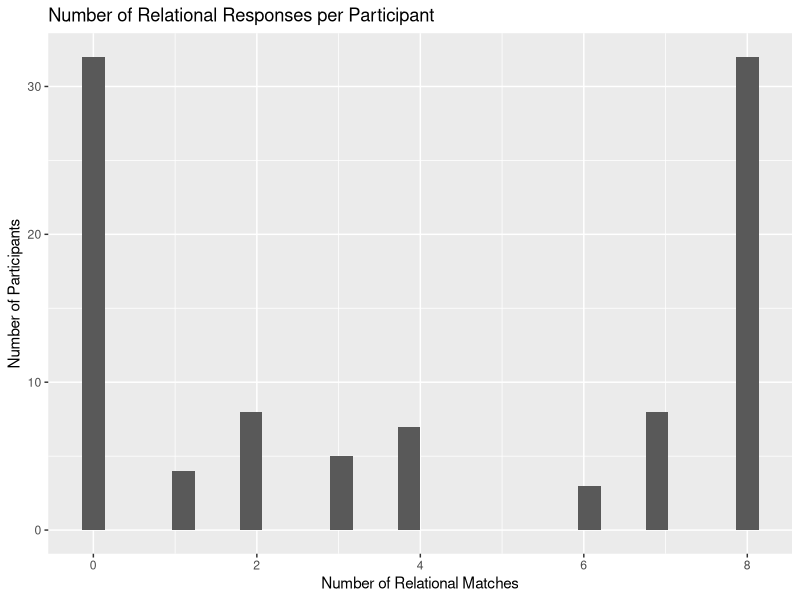

R code for this plot:
## ---- chunk 1
library(tidyverse)
## ---- chunk 2
? tidyverse
## ---- chunk 3
relational_task<-read_csv("tidy_data/MFIndD_analogy.csv")
print(relational_task)
## ---- chunk 4
glimpse(relational_task)
## ---- chunk 5
relational_task%>%
  distinct(qualtrics_id)%>%
  count()
## ---- chunk 6
relational_task%>%
  group_by(qualtrics_id)%>%
  summarize(num_trials = n())%>%
  distinct(num_trials)
## ---- chunk 7
library(ggplot2)
## ---- chunk 8
relational_response_type<-
relational_task%>%
  group_by(qualtrics_id)%>%
  summarize(num_relational_matches = sum(response_type=="Rel"))%>%
  ungroup()
  
## ---- chunk 9
relational_response_type %>%
  ggplot(aes(x=num_relational_matches)) +
  geom_histogram()+
  labs(title = "Number of Relational Responses per Participant", y = "Number of Participants", x = "Number of Relational Matches")
## ---- chunk 10
reshaped_relational_task<-
  relational_task%>%
  select(qualtrics_id, trial_number, response_type) %>% 
  arrange(trial_number)%>%
  pivot_wider(names_from = trial_number, values_from = response_type)
  reshaped_relational_task
  
